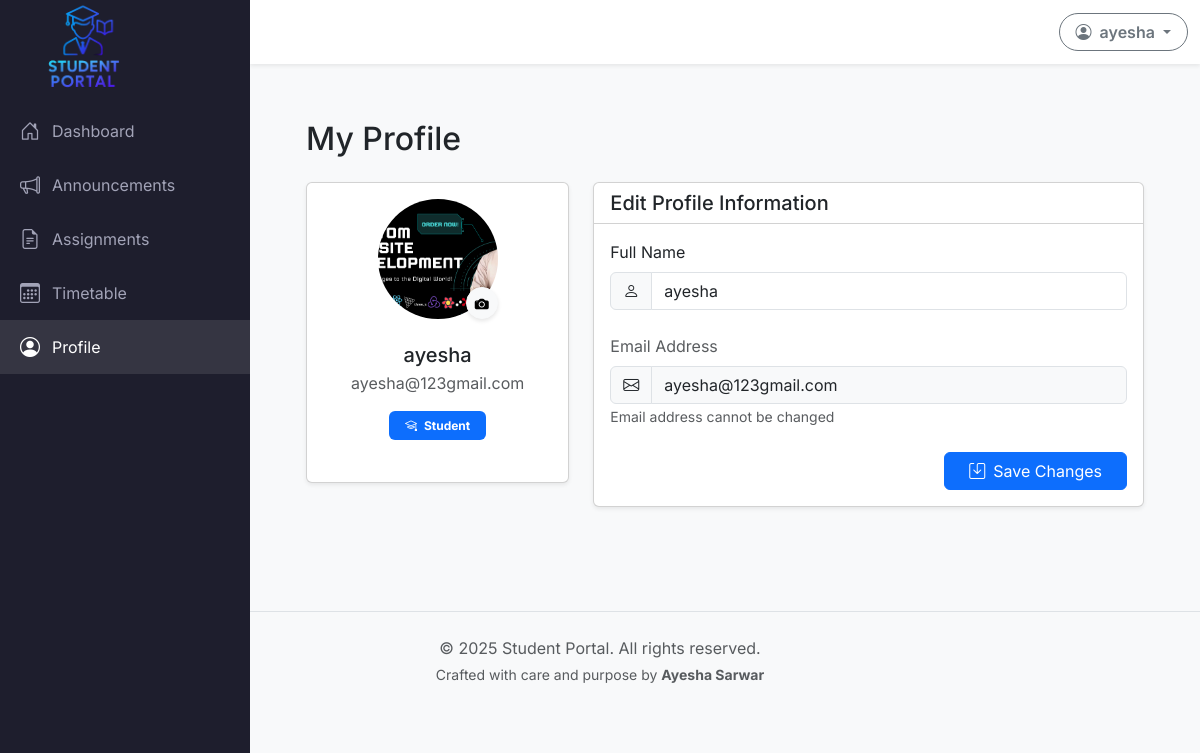
Page /dashboard/profile.php (signed in) on the committed database.
### tables this page shows
CREATE TABLE `users` (
  `id` int(11) NOT NULL,
  `full_name` varchar(100) NOT NULL,
  `email` varchar(100) NOT NULL,
  `password` varchar(255) NOT NULL,
  `role` enum('student','admin') NOT NULL,
  `profile_image` varchar(255) DEFAULT NULL
);

### dashboard/profile.php (the view, shortened to what this page needs)
<?php
require_once '../includes/header.php';
require_once '../includes/sidebar.php';
require_once '../includes/navbar.php';
require_once '../config/db.php';
$student_id = isset($_SESSION['user_id']) ? intval($_SESSION['user_id']) : 0;
if ($student_id > 0) {
    $stmt = $conn->prepare("SELECT * FROM users WHERE id = ? LIMIT 1");
    $stmt->bind_param("i", $student_id);
    $stmt->execute();
    $result = $stmt->get_result();
    $student = $result->fetch_assoc();
}
?>
<div class="main-content">
    <div class="container-fluid p-4">
        <div class="d-flex justify-content-between align-items-center mb-4">
            <h2 class="mb-0">My Profile</h2>
        </div>
        <div class="row">
            <div class="col-md-4 mb-4">
                <div class="card shadow-sm h-100">
                    <div class="card-body text-center">
                        <div class="mb-4 position-relative">
                            <div class="profile-photo-container position-relative d-inline-block">
                                <?php if (!empty($student['profile_image'])): ?>
                                    <img src="../assets/uploads/profile_photos/<?php echo htmlspecialchars($student['profile_image']); ?>"
                                         class="rounded-circle profile-image"
                                         style="width: 120px; height: 120px; object-fit: cover;"
                                         alt="Profile Photo">
                                <?php endif; ?>
                                <form action="../controllers/profile_controller.php"
                                      method="POST"
                                      enctype="multipart/form-data"
                                      class="profile-upload-form">
                                    <label for="profile_photo"
                                           class="btn btn-light btn-sm upload-btn position-absolute"
                                           style="bottom: 0; right: 0; border-radius: 50%; width: 32px; height: 32px; padding: 0; line-height: 32px; box-shadow: 0 2px 4px rgba(0,0,0,0.1);">
                                        <i class="bi bi-camera-fill"></i>
                                    </label>
                                </form>
                            </div>
                        </div>
                        <h5 class="card-title mb-1"><?php echo htmlspecialchars($student['full_name']); ?></h5>
                        <p class="text-muted mb-3"><?php echo htmlspecialchars($student['email']); ?></p>
                        <span class="badge bg-primary text-capitalize px-3 py-2">
                            <i class="bi bi-mortarboard me-1"></i>
                            <?php echo htmlspecialchars($student['role']); ?>
                        </span>
                    </div>
                </div>
            </div>
            <div class="col-md-8">
                <div class="card shadow-sm">
                    <div class="card-header bg-transparent">
                        <h5 class="card-title mb-0">Edit Profile Information</h5>
                    </div>
                    <div class="card-body">
                        <form action="../controllers/profile_controller.php" method="POST">
                            <div class="mb-4">
                                <label for="full_name" class="form-label">Full Name</label>
                                <div class="input-group">
                                    <span class="input-group-text bg-light">
                                        <i class="bi bi-person"></i>
                                    </span>
                                    <input type="text"
                                           class="form-control"
                                           id="full_name"
                                           name="full_name"
                                           value="<?php echo htmlspecialchars($student['full_name']); ?>"
                                           required
                                           placeholder="Enter your full name">
                                </div>
                            </div>
                            <div class="mb-3">
                                <label class="form-label text-muted mb-2">Email Address</label>
                                <div class="input-group">
                                    <span class="input-group-text bg-light">
                                        <i class="bi bi-envelope"></i>
                                    </span>
                                    <input type="email"
                                           class="form-control bg-light"
                                           value="<?php echo htmlspecialchars($student['email']); ?>"
                                           readonly
                                           disabled>
                                </div>
                                <small class="text-muted">Email address cannot be changed</small>
                            </div>
                            <div class="text-end mt-4">
                                <button type="submit" class="btn btn-primary px-4">
                                    <i class="bi bi-save me-2"></i>Save Changes
                                </button>
                            </div>
                        </form>
                    </div>
                </div>
            </div>
        </div>
    </div>
</div>
<?php require_once '../includes/footer.php'; ?>

### includes/header.php (style rules this page uses)
body { font-family: 'Inter', sans-serif; background-color: #f8f9fa; }
.main-content { margin-left: 250px; padding: 2rem; }

### rows in the picture
users: profile_image (picture), full_name "ayesha", email "ayesha@123gmail.com", role "Student"

### other values in the picture
$_SESSION['full_name'] "ayesha"
